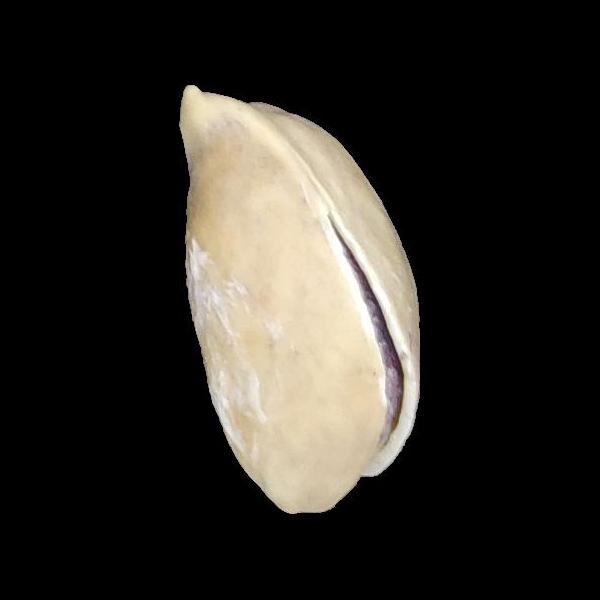
#> input picture Pistachio_Image_Dataset/Pistachio_Image_Dataset/Kirmizi_Pistachio/kirmizi 1020.jpg, 600 x 600 px, given in place of kirmizi (23).jpg, which was not available
$ jupyter execute --allow-errors W281_Project_EDA_Deva.ipynb   (older library calls are emulated)
#> lines starting #> are read from the running program, lines starting #| are printed output that depends on the picture; after the words box and inside, x2 and y2 are one past the last pixel; in counts of white or black regions, pixels touching at a corner belong together; pictures that were not available may be replaced by others from this repository, and a replacement may not be noted
[cell 1]
import numpy as np
import matplotlib.pyplot as plt
import cv2
import pandas as pd
import random

[cell 2]
csv = pd.read_csv('pistachios.csv', index_col = 0)
#> (reads pistachios.csv from the repository)

[cell 3]
csv.pistachio_type.value_counts()

[cell 4]
#Create list of random indexes to display random images
random.seed(123)
random_image_index = np.random.randint(csv.shape[0], size=10)

[cell 5]
images = []
#> (the rest of this cell did not finish here and is left out)

[cell 6]
grey_images = []
#> grey_images = []
for img in images:
    grey_images.append(cv2.cvtColor(img, cv2.COLOR_BGR2GRAY))
#> this loop made 3 passes
#> after the loop, grey_images = 3 items

[cell 7]
percent_area = []
for img in grey_images:
    percent_area.append(np.count_nonzero(img)/(img.shape[0]*img.shape[1]))
#> after the loop, percent_area = [0.234, 0.232, 0.232]

#> (a cell that did not finish here is left out)

#> (a cell that did not finish here is left out)

#> (a cell that did not finish here is left out)

[cell 11]
#Rescale and blur
rescaled_images = []
for img in grey_images:
    rescaled_images.append(cv2.GaussianBlur(cv2.resize(img, (200, 200)), (3, 3), 0))
#> after the loop, rescaled_images = 3 items

#> (a cell that did not finish here is left out)

[cell 13]
#Edge detection
def edge_detect(img):
    sobelx = cv2.Sobel(src=img, ddepth=cv2.CV_64F, dx=1, dy=0, ksize=5) # Sobel Edge Detection on the X axis
    sobely = cv2.Sobel(src=img, ddepth=cv2.CV_64F, dx=0, dy=1, ksize=5) # Sobel Edge Detection on the Y axis
    sobelxy = cv2.Sobel(src=img, ddepth=cv2.CV_64F, dx=1, dy=1, ksize=5) # Combined X and Y Sobel Edge Detection
    canny = cv2.Canny(img,200,750)

    return canny

edge_images = []
for img in rescaled_images:
    edge_images.append(edge_detect(img))
#> this loop made 3 passes
#> pass 1, in edge_detect, `sobelx = cv2.Sobel(src=img, ddepth=cv2.CV_64F, dx=1, dy=0, ksize=5)`:
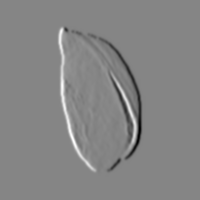
#> sobelx: shape (200, 200) float64; min -8924, max 8180, mean 0; drawn with min black and max white
#> pass 1, in edge_detect, `sobely = cv2.Sobel(src=img, ddepth=cv2.CV_64F, dx=0, dy=1, ksize=5)`:
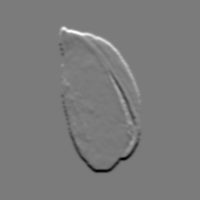
#> sobely: shape (200, 200) float64; min -7553, max 8069, mean 0; drawn with min black and max white
#> pass 1, in edge_detect, `sobelxy = cv2.Sobel(src=img, ddepth=cv2.CV_64F, dx=1, dy=1, ksize=5)`:
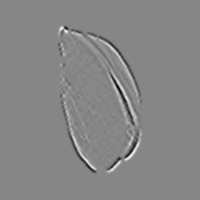
#> sobelxy: shape (200, 200) float64; min -1351, max 1205, mean 0; drawn with min black and max white
#> pass 1, in edge_detect, `canny = cv2.Canny(img,200,750)`:
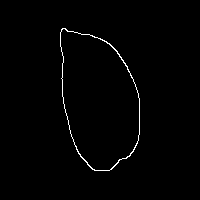
#> canny: shape (200, 200); 1% white in thin lines or dots, all inside (x1, y1, x2, y2) = (60, 28, 140, 171)
#> after the loop, edge_images = 3 items

[cell 14]
fig, ax = plt.subplots(len(random_image_index),2, figsize = (10, 40))

#> (the rest of this cell did not finish here and is left out)

[cell 15]
index = 654

#> (the rest of this cell did not finish here and is left out)

[cell 16]
brightened_grey_images = []
for img in grey_images:
    brightened_grey_images.append(np.where(img<25, 0, 255))
#> after the loop, brightened_grey_images = 3 items

[cell 17]
def fit_ellipse(img):

    out_img = img.copy()

    try:

        ret,thresh = cv2.threshold(out_img,50,255,0)
        contours,hierarchy = cv2.findContours(thresh, 1, 2)

        cnt = contours[0]
        area = cv2.contourArea(cnt)
        perimeter = cv2.arcLength(cnt,True)
        ellipse = cv2.fitEllipse(cnt)
        return cv2.ellipse(out_img,ellipse,(255),2)

    except cv2.error as e:
        pass

ellpise_images = []
for img in rescaled_images:
    ellpise_images.append(fit_ellipse(img))
#> this loop made 3 passes
#> (area in fit_ellipse, perimeter in fit_ellipse, ellipse in fit_ellipse) on passes 1 to 3: (8344, 383.1, ((98.27, 100.3), (76.31, 145.7), 165)), (8565, 382, ((101.1, 102.7), (74.11, 149.8), 16.37)), (8565, 382, ((101.1, 102.7), (74.11, 149.8), 16.37))
#> pass 1, in fit_ellipse, `out_img = img.copy()`:
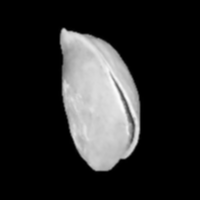
#> out_img: shape (200, 200); min 0, max 252, mean 41.2
#> pass 1, in fit_ellipse, `ret,thresh = cv2.threshold(out_img,50,255,0)`:
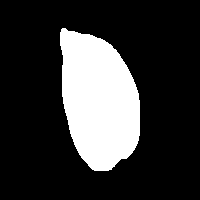
#> thresh: shape (200, 200); 21.3% white; 1 white region, box (x1, y1, x2, y2) and area: (60, 28, 140, 171) 8515
#> pass 2, in fit_ellipse (call 2), `out_img = img.copy()`:
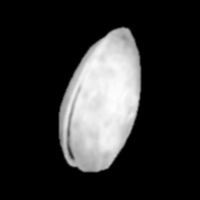
#> out_img: shape (200, 200); min 0, max 253, mean 45.7
#> pass 2, in fit_ellipse (call 2), `ret,thresh = cv2.threshold(out_img,50,255,0)`:
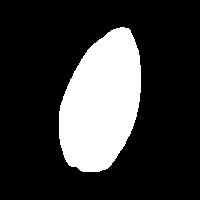
#> thresh: shape (200, 200); 21.8% white; 1 white region, box (x1, y1, x2, y2) and area: (59, 27, 141, 172) 8733
#> after the loop, ellpise_images = 3 items

[cell 18]
fig, ax = plt.subplots(len(random_image_index),2, figsize = (10, 40))

for j, index in enumerate(random_image_index):

    try:
        ax[j,0].imshow(images[index])
        ax[j,1].imshow(ellpise_images[index], cmap = 'gray')

    except:
        pass
